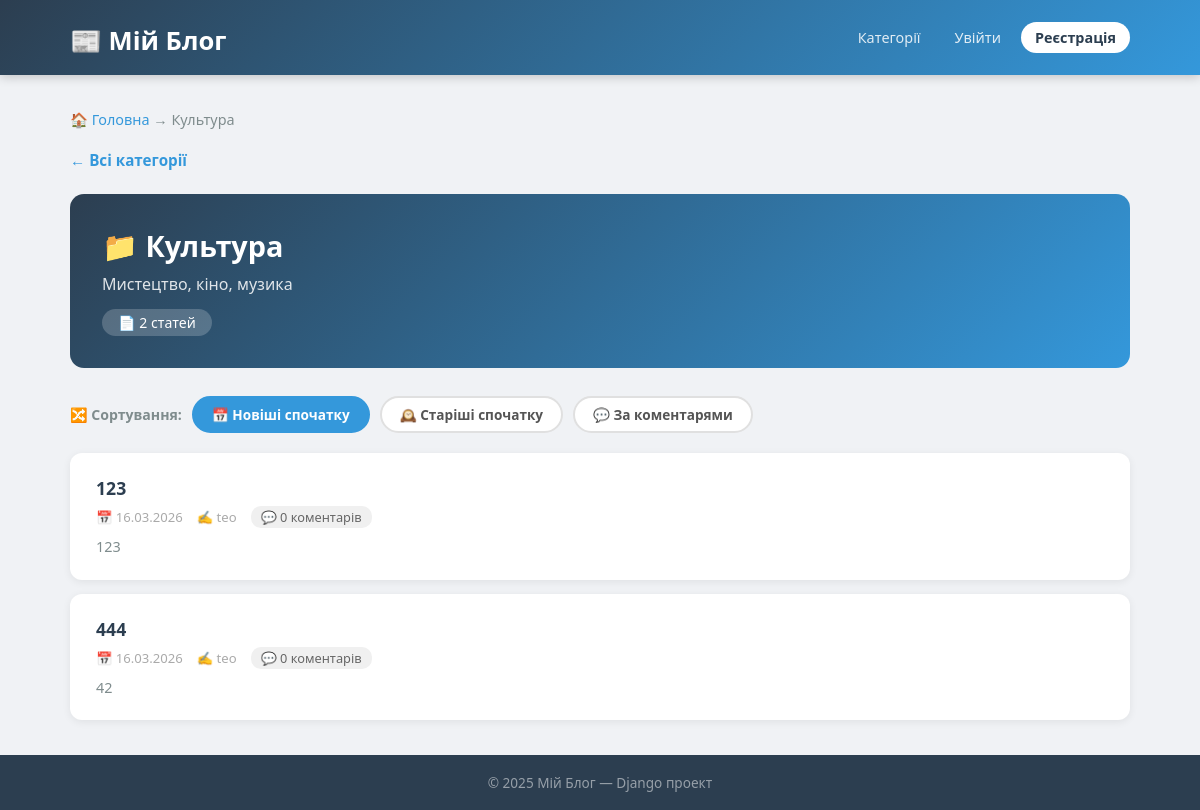
The app's page /category/kultura/, older data.
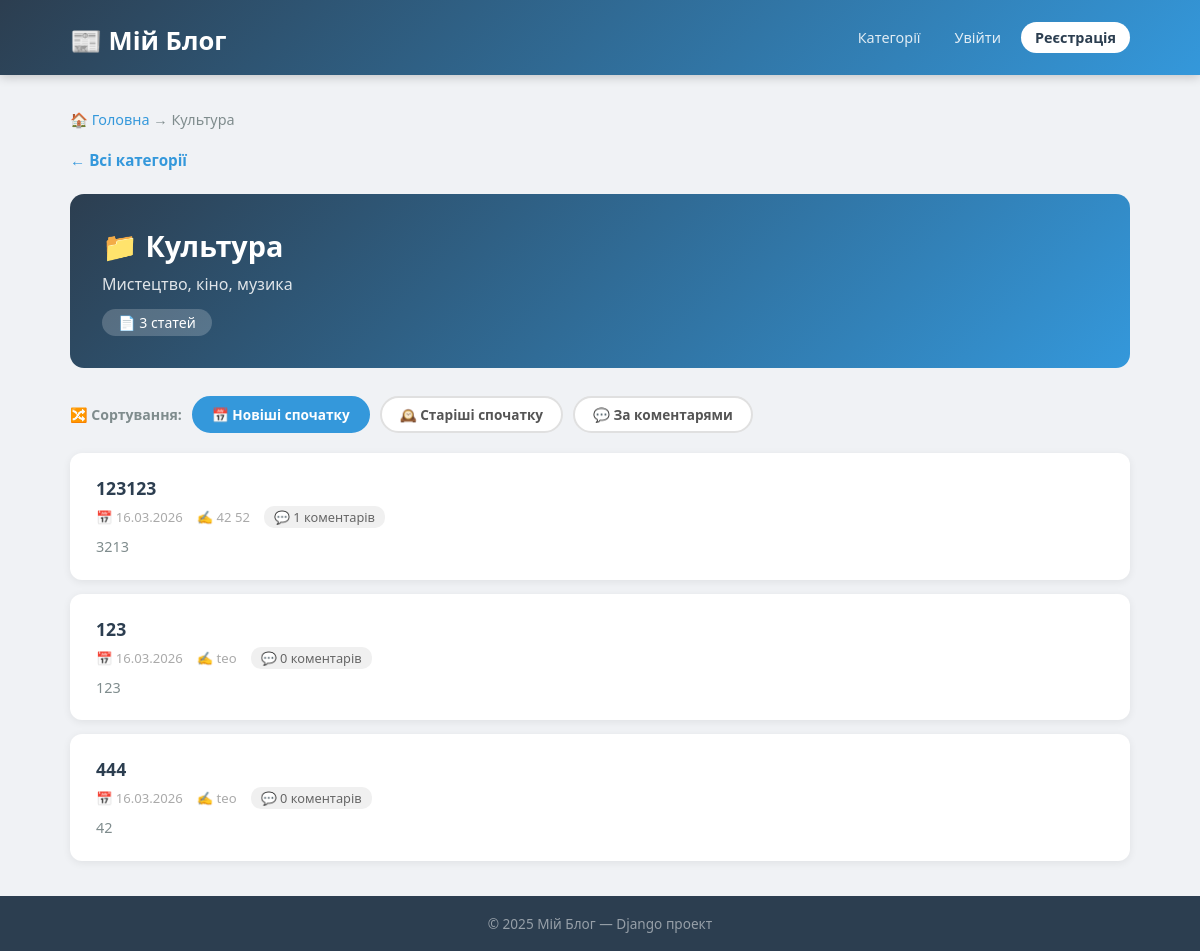
The same page, newer data.
### blog/models.py (models this page shows, shortened)
class Category(models.Model):
    name = models.CharField(max_length=100, verbose_name='Назва категорії')
    slug = models.SlugField(unique=True, verbose_name='Slug')
    description = models.TextField(blank=True, verbose_name='Опис')
    class Meta:
        verbose_name = 'Категорія'
        verbose_name_plural = 'Категорії'
        ordering = ['name']

class Article(models.Model):
    title = models.CharField(max_length=200, verbose_name='Заголовок')
    content = models.TextField(verbose_name='Зміст')
    category = models.ForeignKey(
        Category,
        on_delete=models.CASCADE,
        related_name='articles',
        verbose_name='Категорія'
    )
    author = models.ForeignKey(
        User,
        on_delete=models.SET_NULL,
        null=True,
        related_name='articles',
        verbose_name='Автор'
    )
    created_at = models.DateTimeField(auto_now_add=True, verbose_name='Дата публікації')
    updated_at = models.DateTimeField(auto_now=True, verbose_name='Дата редагування')
    is_published = models.BooleanField(default=True, verbose_name='Опубліковано')
    class Meta:
        verbose_name = 'Стаття'
        verbose_name_plural = 'Статті'
        ordering = ['-created_at']

### blog/views.py (the view)
# urls.py: path('category/<slug:slug>/', views.category_detail, name='category_detail'),
def category_detail(request, slug):
    category = get_object_or_404(Category, slug=slug)
    sort = request.GET.get('sort', 'newest')
    articles = Article.objects.filter(
        category=category, is_published=True
    ).select_related('author').annotate(comment_count=Count('comments'))
    if sort == 'oldest':
        articles = articles.order_by('created_at')
    elif sort == 'comments':
        articles = articles.order_by('-comment_count')
    else:
        articles = articles.order_by('-created_at')
    return render(request, 'blog/category_detail.html', {
        'category': category,
        'articles': articles,
        'current_sort': sort,
    })

### blog/templates/blog/category_detail.html (shortened to what this page needs)
{% extends 'blog/base.html' %}
{% block content %}
<div class="breadcrumb"><a href="/">🏠 Головна</a> → {{ category.name }}</div>
<a href="/" class="back-btn">← Всі категорії</a>
<div class="category-hero">
    <h2>📁 {{ category.name }}</h2>
    {% if category.description %}<p>{{ category.description }}</p>{% endif %}
    <span class="count-badge">📄 {{ articles.count }} статей</span>
</div>
<div class="sort-bar">
    <span>🔀 Сортування:</span>
    <a href="?sort=newest" class="sort-btn {% if current_sort == 'newest' %}active{% endif %}">
        📅 Новіші спочатку
    </a>
    <a href="?sort=oldest" class="sort-btn {% if current_sort == 'oldest' %}active{% endif %}">
        🕰️ Старіші спочатку
    </a>
    <a href="?sort=comments" class="sort-btn {% if current_sort == 'comments' %}active{% endif %}">
        💬 За коментарями
    </a>
</div>
{% if articles %}
    <div class="articles-list">
        {% for article in articles %}
        <div class="article-card">
            <div style="flex:1;">
                <h3><a href="{% url 'blog:article_detail' article.pk %}">{{ article.title }}</a></h3>
                <div class="article-meta">
                    <span>📅 {{ article.created_at|date:"d.m.Y" }}</span>
                    {% if article.author %}
                        <span>✍️ {{ article.author.get_full_name|default:article.author.username }}</span>
                    {% endif %}
                    <span class="comment-count">💬 {{ article.comment_count }} коментарів</span>
                </div>
                <p class="article-excerpt">{{ article.content|truncatewords:20 }}</p>
            </div>
        </div>
        {% endfor %}
    </div>
{% else %}
    <div class="empty-state">
        <div style="font-size:3rem;margin-bottom:12px;">📭</div>
        <p>У цій категорії ще немає статей.</p>
    </div>
{% endif %}
{% endblock %}

### blog/templates/blog/base.html (shortened to what this page needs)
<!DOCTYPE html>
<html lang="uk">
<head>
</head>
<body>
<header>
    <div class="container">
        <h1><a href="/">📰 Мій Блог</a></h1>
        <nav>
            <a href="/">Категорії</a>
            {% if user.is_authenticated %}
                {% with profile=user.profile %}
                    {% if profile.can_create_article or user.is_staff %}
                        <a href="{% url 'blog:article_create' %}">✏️ Нова стаття</a>
                    {% endif %}
                {% endwith %}
                <span class="user-badge">
                    👤 {{ user.username }}
                    {% if user.is_superuser %}<span class="role-tag">Superuser</span>
                    {% elif user.is_staff %}<span class="role-tag">Адмін</span>
                    {% elif user.profile.role == 'moderator' %}<span class="role-tag">Модератор</span>
                    {% elif user.profile.role == 'author' %}<span class="role-tag">Автор</span>
                    {% else %}<span class="role-tag">Читач</span>
                    {% endif %}
                </span>
                <a href="{% url 'blog:profile' %}">Профіль</a>
                <a href="{% url 'blog:logout' %}" class="btn-outline">Вийти</a>
            {% else %}
                <a href="{% url 'blog:login' %}">Увійти</a>
                <a href="{% url 'blog:register' %}" class="btn-primary">Реєстрація</a>
            {% endif %}
        </nav>
    </div>
</header>
<main>
    <div class="container">
        {% block content %}{% endblock %}
    </div>
</main>
<footer>
    <p>© 2025 Мій Блог — Django проект</p>
</footer>
</body>
</html>

### blog/templates/blog/base.html (style rules this page uses)
* { box-sizing: border-box; margin: 0; padding: 0; }
body { font-family: 'Segoe UI', sans-serif; background: #f0f2f5; color: #333; min-height: 100vh; display: flex; flex-direction: column; }
header { background: linear-gradient(135deg, #2c3e50, #3498db); color: white; padding: 16px 0; box-shadow: 0 2px 10px rgba(0,0,0,0.2); }
header .container { display: flex; align-items: center; justify-content: space-between; flex-wrap: wrap; gap: 10px; }
header h1 a { color: white; text-decoration: none; font-size: 1.6rem; font-weight: 700; }
nav { display: flex; align-items: center; gap: 6px; flex-wrap: wrap; }
nav a { color: rgba(255,255,255,0.85); text-decoration: none; padding: 6px 14px; border-radius: 20px; font-size: 0.9rem; transition: background 0.2s; }
nav a.btn-primary { background: white; color: #2c3e50; font-weight: 600; }
.container { max-width: 1100px; margin: 0 auto; padding: 0 20px; }
main { padding: 35px 0; flex: 1; }
footer { background: #2c3e50; color: rgba(255,255,255,0.5); text-align: center; padding: 18px; font-size: 0.85rem; }

### blog/templates/blog/category_detail.html (style rules this page uses)
.breadcrumb { font-size: 0.9rem; color: #7f8c8d; margin-bottom: 20px; }
.breadcrumb a { color: #3498db; text-decoration: none; }
.category-hero { background: linear-gradient(135deg, #2c3e50, #3498db); color: white; border-radius: 14px; padding: 32px; margin-bottom: 28px; }
.category-hero h2 { font-size: 1.8rem; margin-bottom: 8px; }
.category-hero p { opacity: 0.85; margin-bottom: 14px; }
.count-badge { background: rgba(255,255,255,0.2); border-radius: 20px; padding: 4px 16px; font-size: 0.88rem; display: inline-block; }
.sort-bar { display: flex; align-items: center; gap: 10px; margin-bottom: 20px; flex-wrap: wrap; }
.sort-bar span { font-size: 0.88rem; color: #7f8c8d; font-weight: 600; }
.sort-btn { padding: 7px 18px; border-radius: 20px; text-decoration: none; font-size: 0.85rem; font-weight: 600; border: 2px solid #e0e0e0; color: #555; background: white; transition: all 0.2s; }
.sort-btn.active { background: #3498db; border-color: #3498db; color: white; }
.articles-list { display: flex; flex-direction: column; gap: 14px; }
.article-card { background: white; border-radius: 12px; padding: 22px 26px; box-shadow: 0 2px 8px rgba(0,0,0,0.07); display: flex; justify-content: space-between; align-items: flex-start; gap: 16px; transition: transform 0.15s, box-shadow 0.15s; }
.article-card h3 a { color: #2c3e50; text-decoration: none; font-size: 1.1rem; }
.article-meta { color: #aaa; font-size: 0.82rem; margin-top: 6px; display: flex; gap: 14px; flex-wrap: wrap; align-items: center; }
.article-meta .comment-count { background: #f0f0f0; border-radius: 10px; padding: 2px 10px; font-size: 0.8rem; color: #666; }
.article-excerpt { color: #7f8c8d; font-size: 0.9rem; margin-top: 8px; line-height: 1.5; }
.back-btn { display: inline-flex; align-items: center; gap: 6px; color: #3498db; text-decoration: none; font-weight: 600; margin-bottom: 24px; font-size: 0.95rem; }

Row changes from the older to the newer data that the page shows:
added Article: title "123123", created_at "16.03.2026", author.get_full_name "42 52", comment_count "1", content "3213"
Text that changed along with them:
{{ articles.count }}: "2" → "3"
